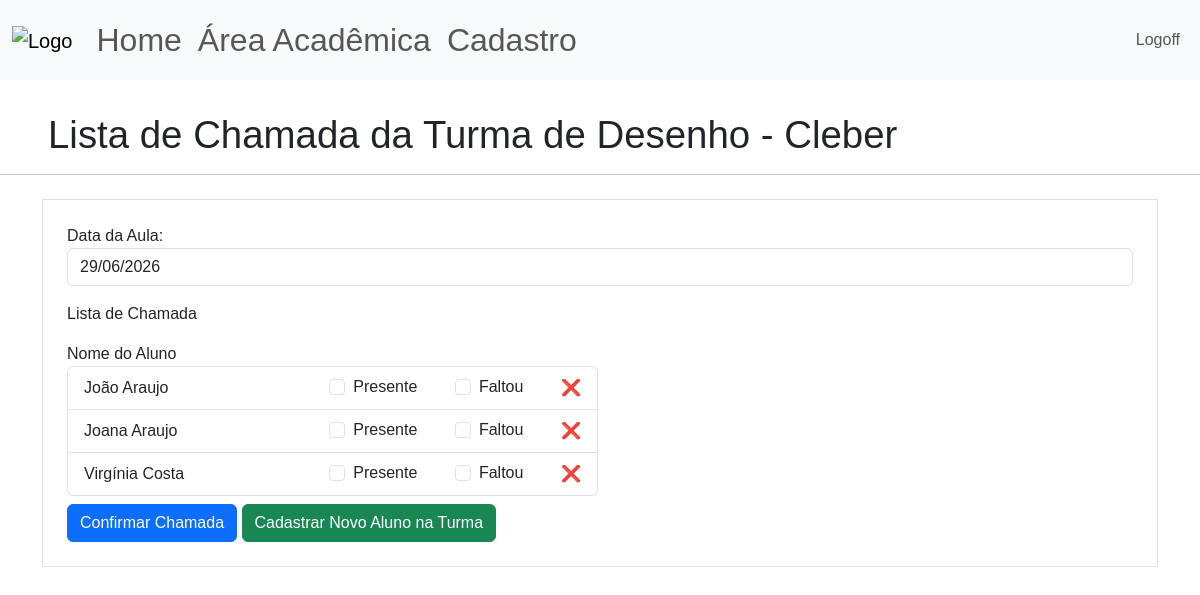
Screenshot of /area-academica/turmas/chamada/Turma de Desenho - Cleber (signed in) with the database file from the repository.
### site_verbo_amar/models.py (models this page shows)
class Turma(database.Model):
    id = database.Column(database.Integer, primary_key=True)
    nome_turma = database.Column(database.String, nullable=False, unique=True)
    id_professor = database.Column(database.Integer,nullable=False)
    id_atividade = database.Column(database.Integer,nullable=False)
    id_aluno = database.Column(database.String, nullable=False)

class Aluno(database.Model):
    id = database.Column(database.Integer, primary_key=True)
    nome_completo = database.Column(database.String, nullable=False)
    sexo = database.Column(database.String, nullable=False)
    data_nascimento = database.Column(database.DateTime, nullable=False)

### site_verbo_amar/routes.py (the view, shortened to what this page needs)
@app.route("/area-academica/turmas/chamada/<nome_turma>", methods=['GET','POST'])
@login_required
def carregar_chamada(nome_turma):
    turma = Turma.query.filter_by(nome_turma=nome_turma).first_or_404()
    if type(turma.id_aluno) == int:
        lista_id_alunos = [turma.id_aluno]
    else:
        lista_id_alunos = [id for id in turma.id_aluno.split(";") if id]
    lista_nomes_alunos = carregar_nomes_alunos(lista_id_alunos)
    form_chamada = FormChamada()
    return render_template('pag_chamada.html',
                           nome_turma=nome_turma,
                           form_chamada=form_chamada,
                           lista_nomes_alunos=lista_nomes_alunos)

### site_verbo_amar/forms.py
class FormChamada(FlaskForm):
    data_atual = StringField("Data da Aula: ", validators=[DataRequired(),
                                                           Regexp(r'^\d{2}/\d{2}/\d{4}',
                                                                  message="Use o formato DD/MM/AAAA")],
                                                                  render_kw={"placeholder":"DD/MM/AAAA"},
                                                            default=lambda: datetime.now().strftime("%d/%m/%Y"))
    alunos = BooleanField("Alunos:",)
    botao_submit_chamada = SubmitField("Confirmar Chamada")

### site_verbo_amar/models.py (called while the page is built)
@login_manager.user_loader
def load_user(id_usuario):
    return Usuario.query.get(int(id_usuario))

### site_verbo_amar/routes.py (called while the page is built)
def carregar_nomes_alunos(lista_id_alunos):
    lista_nomes_alunos = []
    for id in lista_id_alunos:
        aluno = Aluno.query.filter_by(id=id).first_or_404()
        if aluno:
            lista_nomes_alunos.append([aluno.nome_completo,aluno.id])
    return lista_nomes_alunos

### site_verbo_amar/templates/pag_chamada.html (shortened to what this page needs)
{% extends 'base.html' %}
{% block body %}
<div class = "d-flex align-items-center gap-1", style="padding-left: 3rem; padding-top: 2rem;">
    <h1 style="font-size: 2.4rem; font-weight: 500; line-height: 1.2; margin: 0;">Lista de Chamada da {{nome_turma}}</h1>
</div>
<hr>
<div class="container">
    <div class="row">
        <div class="col">
            <form method="POST", action="" class="border p-4 mt-2">
                <fieldset>
                    <div class="form-group">
                        {{form_chamada.data_atual.label(class="form-control-label")}}
                        {% if form_chamada.data_atual.errors %}
                            {{form_chamada.data_atual(class='form-control is-invalid')}}
                    </div>
                    <div class='invalid-feedback'>
                        {% for erro in form_chamada.data_atual.errors %}
                            {{erro}}
                        {% endfor %}
                    </div>
                        {% else %}
                            {{form_chamada.data_atual(class="form-control",placeholder='DD/MM/AAAA')}}
                        {% endif %}
                    <label>Lista de Chamada</label>
                    <div class="row g-1">
                        <div class="col">
                            <label>Nome do Aluno</label>
                            <ul class="list-group">
                                {% for aluno in lista_nomes_alunos %}
                                    <li class="list-group-item d-flex justify-content-between align-items-center">
                                        <span style="width: 45%">{{aluno[0]}}</span>
                                        <div class="form-check form-check-inline">
                                            <input class="form-check-input"
                                            type="checkbox" name="aluno" id="{{aluno}}_presente" value="{{aluno[1]}}|presente">
                                            <label class="form-control-label">Presente</label>
                                        </div>
                                        <div class="form-check form-check-inline">
                                            <input class="form-check-input"
                                            type="checkbox" name="aluno" id="{{aluno}}_faltou" value="{{aluno[1]}}|faltou">
                                            <label class="form-control-label">Faltou</label>
                                        </div>
                                        <span data-tooltip="Excluir Aluno">
                                            <a href="{{url_for('excluir_aluno',nome_aluno=aluno[0], id_aluno=aluno[1],turma=nome_turma)}}" style="text-decoration: none;">❌</a>
                                        </span>
                                    </li>
                                {% endfor %}
                            </ul>
                        </div>
                        <div class="col"></div>
                </fieldset>
            {{form_chamada.botao_submit_chamada(class="btn btn-primary mt-2")}}
            <a class="btn btn-success mt-2">Cadastrar Novo Aluno na Turma</a>
            </form>
        </div>
    </div>
</div>
{% endblock %}

### site_verbo_amar/static/main.css (style rules this page uses)
* { font-family:'Poppins', sans-serif; }

### rows the page displays
Turma: nome_turma "Turma de Desenho - Cleber"
Aluno: nome_completo "João Araujo"
Aluno: nome_completo "Joana Araujo"
Aluno: nome_completo "Virgínia Costa"
